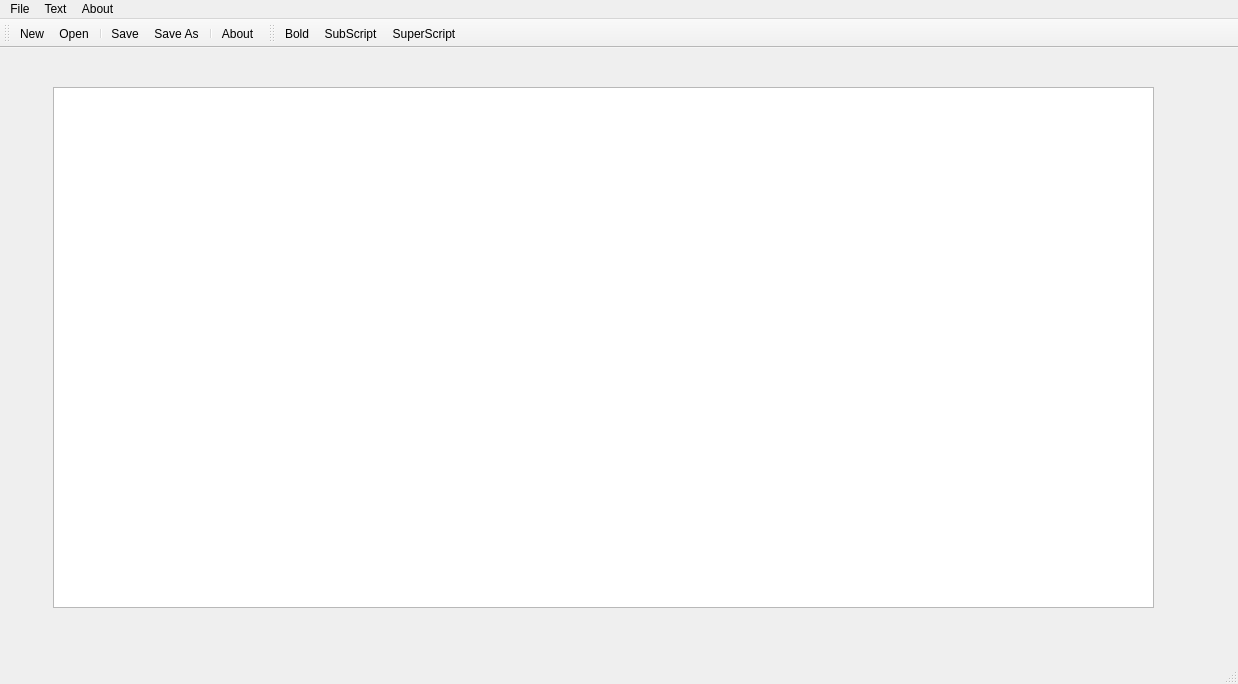
<?xml version="1.0" encoding="UTF-8"?>
<ui version="4.0">
 <class>HomeScreen</class>
 <widget class="QMainWindow" name="HomeScreen">
  <property name="geometry">
   <rect>
    <x>0</x>
    <y>0</y>
    <width>1238</width>
    <height>684</height>
   </rect>
  </property>
  <property name="windowTitle">
   <string>Home Screen</string>
  </property>
  <property name="windowIcon">
   <iconset resource="resources.qrc">
    <normaloff>:/files/images/icons8-file-240.png</normaloff>:/files/images/icons8-file-240.png</iconset>
  </property>
  <widget class="QWidget" name="centralwidget">
   <widget class="QTextEdit" name="textEdit">
    <property name="geometry">
     <rect>
      <x>53</x>
      <y>39</y>
      <width>1101</width>
      <height>521</height>
     </rect>
    </property>
    <property name="font">
     <font>
      <pointsize>11</pointsize>
     </font>
    </property>
   </widget>
  </widget>
  <widget class="QMenuBar" name="menubar">
   <property name="geometry">
    <rect>
     <x>0</x>
     <y>0</y>
     <width>1238</width>
     <height>20</height>
    </rect>
   </property>
   <widget class="QMenu" name="menuFile">
    <property name="title">
     <string>File</string>
    </property>
    <addaction name="actionNew"/>
    <addaction name="actionOpen"/>
    <addaction name="separator"/>
    <addaction name="actionSave"/>
    <addaction name="actionSave_As"/>
    <addaction name="separator"/>
    <addaction name="actionExit"/>
   </widget>
   <widget class="QMenu" name="menuText">
    <property name="title">
     <string>Text</string>
    </property>
    <addaction name="actionBold"/>
    <addaction name="actionSubScript"/>
    <addaction name="actionSuperScript"/>
   </widget>
   <widget class="QMenu" name="menuAbout">
    <property name="title">
     <string>About</string>
    </property>
    <addaction name="separator"/>
    <addaction name="actionAbout"/>
   </widget>
   <addaction name="menuFile"/>
   <addaction name="menuText"/>
   <addaction name="menuAbout"/>
  </widget>
  <widget class="QStatusBar" name="statusbar"/>
  <widget class="QToolBar" name="toolBar">
   <property name="windowTitle">
    <string>toolBar</string>
   </property>
   <attribute name="toolBarArea">
    <enum>TopToolBarArea</enum>
   </attribute>
   <attribute name="toolBarBreak">
    <bool>false</bool>
   </attribute>
   <addaction name="actionNew"/>
   <addaction name="actionOpen"/>
   <addaction name="separator"/>
   <addaction name="actionSave"/>
   <addaction name="actionSave_As"/>
   <addaction name="separator"/>
   <addaction name="actionAbout"/>
  </widget>
  <widget class="QToolBar" name="toolBar_2">
   <property name="windowTitle">
    <string>toolBar_2</string>
   </property>
   <attribute name="toolBarArea">
    <enum>TopToolBarArea</enum>
   </attribute>
   <attribute name="toolBarBreak">
    <bool>false</bool>
   </attribute>
   <addaction name="actionBold"/>
   <addaction name="actionSubScript"/>
   <addaction name="actionSuperScript"/>
  </widget>
  <action name="actionNew">
   <property name="icon">
    <iconset resource="resources.qrc">
     <normaloff>:/files/images/icons8-new-copy-96.png</normaloff>:/files/images/icons8-new-copy-96.png</iconset>
   </property>
   <property name="text">
    <string>New</string>
   </property>
  </action>
  <action name="actionOpen">
   <property name="icon">
    <iconset resource="resources.qrc">
     <normaloff>:/files/images/icons8-opened-folder-250.png</normaloff>:/files/images/icons8-opened-folder-250.png</iconset>
   </property>
   <property name="text">
    <string>Open</string>
   </property>
  </action>
  <action name="actionSave">
   <property name="icon">
    <iconset resource="resources.qrc">
     <normaloff>:/files/images/icons8-save-80.png</normaloff>:/files/images/icons8-save-80.png</iconset>
   </property>
   <property name="text">
    <string>Save</string>
   </property>
  </action>
  <action name="actionSave_As">
   <property name="icon">
    <iconset resource="resources.qrc">
     <normaloff>:/files/images/icons8-save-as-80.png</normaloff>:/files/images/icons8-save-as-80.png</iconset>
   </property>
   <property name="text">
    <string>Save As</string>
   </property>
  </action>
  <action name="actionExit">
   <property name="icon">
    <iconset resource="resources.qrc">
     <normaloff>:/files/images/icons8-exit-100.png</normaloff>:/files/images/icons8-exit-100.png</iconset>
   </property>
   <property name="text">
    <string>Exit</string>
   </property>
  </action>
  <action name="actionBold">
   <property name="icon">
    <iconset resource="resources.qrc">
     <normaloff>:/files/images/icons8-bold-100.png</normaloff>:/files/images/icons8-bold-100.png</iconset>
   </property>
   <property name="text">
    <string>Bold</string>
   </property>
  </action>
  <action name="actionAbout">
   <property name="icon">
    <iconset resource="resources.qrc">
     <normaloff>:/files/images/icons8-about-480.png</normaloff>:/files/images/icons8-about-480.png</iconset>
   </property>
   <property name="text">
    <string>About</string>
   </property>
  </action>
  <action name="actionSubScript">
   <property name="icon">
    <iconset resource="resources.qrc">
     <normaloff>:/files/images/icons8-subscript-80.png</normaloff>:/files/images/icons8-subscript-80.png</iconset>
   </property>
   <property name="text">
    <string>SubScript</string>
   </property>
  </action>
  <action name="actionSuperScript">
   <property name="icon">
    <iconset resource="resources.qrc">
     <normaloff>:/files/images/icons8-superscript-80.png</normaloff>:/files/images/icons8-superscript-80.png</iconset>
   </property>
   <property name="text">
    <string>SuperScript</string>
   </property>
  </action>
 </widget>
 <resources>
  <include location="resources.qrc"/>
 </resources>
 <connections/>
</ui>
